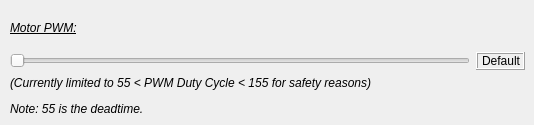
    <widget class="QWidget" name="exp">
     <attribute name="title">
      <string>Experiments</string>
     </attribute>
     <widget class="QWidget" name="gridLayoutWidget_6">
      <property name="geometry">
       <rect>
        <x>10</x>
        <y>10</y>
        <width>515</width>
        <height>106</height>
       </rect>
      </property>
      <layout class="QGridLayout" name="gridLayout_6">
       <item row="1" column="1">
        <widget class="QLabel" name="disp_MotPWM">
         <property name="autoFillBackground">
          <bool>false</bool>
         </property>
         <property name="frameShape">
          <enum>QFrame::Box</enum>
         </property>
         <property name="frameShadow">
          <enum>QFrame::Raised</enum>
         </property>
         <property name="lineWidth">
          <number>1</number>
         </property>
         <property name="text">
          <string>Default</string>
         </property>
         <property name="alignment">
          <set>Qt::AlignRight|Qt::AlignTrailing|Qt::AlignVCenter</set>
         </property>
        </widget>
       </item>
       <item row="1" column="0">
        <widget class="QSlider" name="hSlider_PWM">
         <property name="minimum">
          <number>55</number>
         </property>
         <property name="maximum">
          <number>155</number>
         </property>
         <property name="orientation">
          <enum>Qt::Horizontal</enum>
         </property>
        </widget>
       </item>
       <item row="0" column="0">
        <widget class="QLabel" name="label_26">
         <property name="text">
          <string>&lt;html&gt;&lt;head/&gt;&lt;body&gt;&lt;p&gt;&lt;span style=&quot; font-style:italic; text-decoration: underline;&quot;&gt;Motor PWM:&lt;/span&gt;&lt;/p&gt;&lt;/body&gt;&lt;/html&gt;</string>
         </property>
        </widget>
       </item>
       <item row="2" column="0" colspan="2">
        <widget class="QLabel" name="label_27">
         <property name="text">
          <string>&lt;html&gt;&lt;head/&gt;&lt;body&gt;&lt;p&gt;&lt;span style=&quot; font-style:italic;&quot;&gt;(Currently limited to 55 &amp;lt; PWM Duty Cycle &amp;lt; 155 for safety reasons)&lt;/span&gt;&lt;/p&gt;&lt;p&gt;&lt;span style=&quot; font-style:italic;&quot;&gt;Note: 55 is the deadtime.&lt;/span&gt;&lt;/p&gt;&lt;/body&gt;&lt;/html&gt;</string>
         </property>
        </widget>
       </item>
      </layout>
     </widget>
    </widget>
